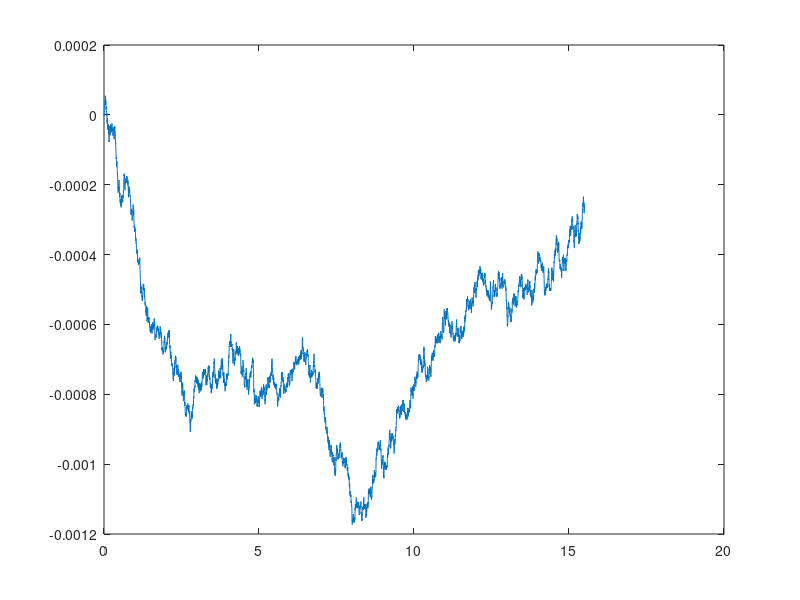

The MATLAB script that drew this image: (Note: this script raises an error after producing the figure.)
% Running simulations with a not perfectly flat road input
%% Running the simulations
% Start by defining the time array and corresponding velocity array
% Want to accelerate from 0 to 320kph at 5ms^-2 to start
close all
clear all
vCar = [0:0.5:320]';
t = [0:0.1:(length(vCar)/10)-0.1]';
% Setting up the constant input terms for the suspension function
Inputs = [];
% Sprung mass (kg)
Inputs(1, 1) = 180;
% Unsprung mass (kg)
Inputs(2, 1) = 50;
% Suspension stiffness (N/m)
Inputs(3, 1) = 0.9*10^5;
% Suspension damping (Ns/m)
Inputs(4, 1) = 3400;
% Tyre vertical stiffness (N/m)
Inputs(5, 1) = 0.9*2.7 * 10^5;
% Static ride height (m)
Inputs(6, 1) = 0.1;
% vCar (kph)
Inputs(7, 1) = 250;
% Upper downforce elements multiplier
Inputs(8, 1) = 0.365;
% Mean for Inverse Gaussian distribution
Inputs(9, 1) = 0.0001;
% Shape factor for Inverse Gaussian distribution
Inputs(10, 1) = 2.4;
% Scaling applied to Inverse Gaussian distribution
Inputs(11, 1) = 0.31*(500/9)^2;

maxtime = 15;

% Defining the road profile
% Defining the PSD
B = 4.8 * 10^(-9); % Constant in PSD

vCarms = (Inputs(7, 1) * 10^3) / (60 * 60); % Car speed in m/s

% Defining the road input
% Want to define our road length
RoadLength = vCarms * (maxtime + 0.5);
% Splitting into road domain points
RoadPoints = 0:0.1:RoadLength;
RoadPoints = RoadPoints';
% Converting this into time points
TimePoints = RoadPoints / vCarms;
N = length(TimePoints);
fs = 1 / (TimePoints(2) - TimePoints(1));

% Defining an array of random normal values from distrib with E[0] Var[1]
randomnormals = normrnd(0, 1, N, 1);
DvbyDT = 2 * pi * sqrt(vCarms * B) * randomnormals;

RoadProfile = cumtrapz(TimePoints, DvbyDT);

figure
plot(TimePoints, RoadProfile)

% Filter out the very high frequency noise and low frequency macro changes
RoadProfileBandpass = bandpass(RoadProfile, [2, 15], fs);
% Centre around the first point
RoadProfileBandpass = RoadProfileBandpass - RoadProfileBandpass(1);

% Forming this into a 2d array lookup table
RoadProfileInput = [TimePoints, RoadProfileBandpass];

figure
plot(TimePoints, RoadProfileBandpass)

sol = ode45(@(t, x)SuspensionWithTime(t, x, Inputs, RoadProfileInput), [0, maxtime], [-0.031; -0.008; 0; 0; 0; 0], odeset('RelTol', 1e-8)); % Simulate

DWFFloorResults = DWFFloor((Inputs(6, 1) + sol.y(1, :) + sol.y(2, :))', Inputs(9, 1), Inputs(10, 1), Inputs(11, 1))';
    tiledlayout(1, 3); nexttile; plot(sol.x, sol.y(1, :)); title('Zs vs time'); xlabel('Time (seconds)'); ylabel('Zs (m)');
    nexttile; plot(sol.x, sol.y(2, :)); title('Zu vs time'); xlabel('Time (seconds)'); ylabel('Zu (m)'); nexttile;
    plot(sol.x, Inputs(6, 1) + sol.y(1, :) + sol.y(2, :)); title('Ride height vs time'); xlabel('Time (seconds)'); ylabel('h (m)');

figure
fontsize(gca, 20, 'points')
hold on
plot(sol.x, Inputs(6, 1) + sol.y(1, :) + sol.y(2, :));
title(['Ride height vs time for vCar = ', num2str(Inputs(7, 1)), ' kph']); 
xlabel('Time (seconds)'); 
ylabel('h (m)');